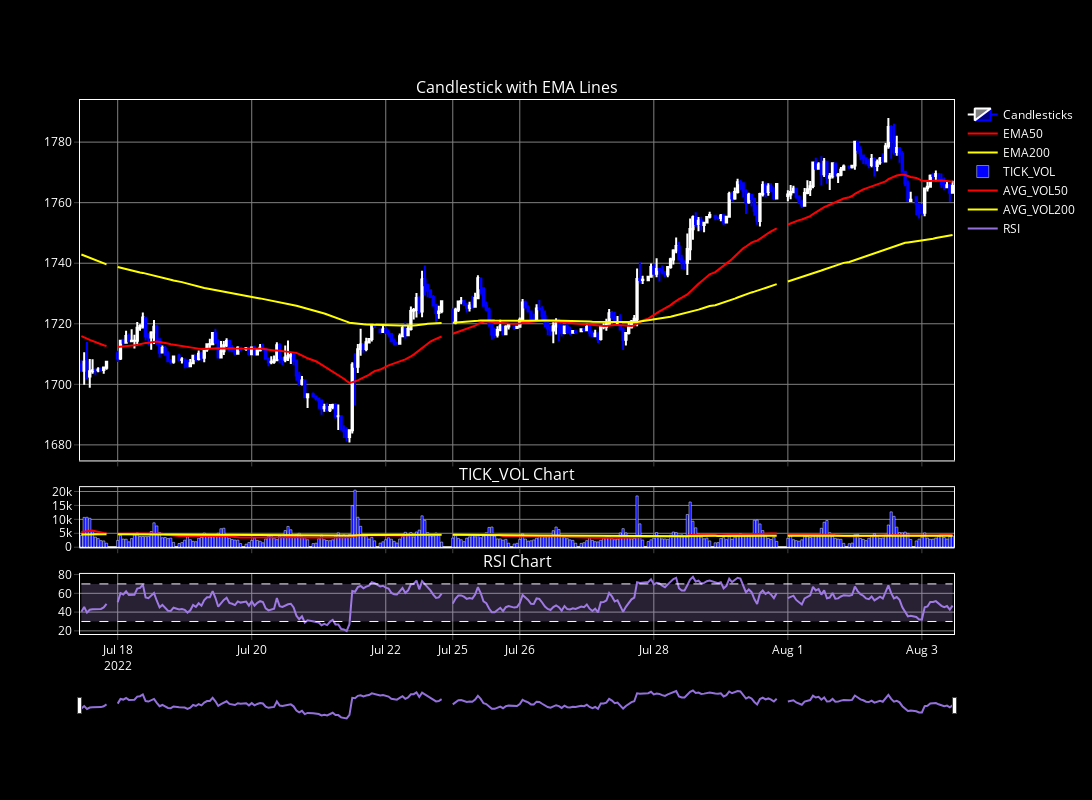

Source (notebook cell):
### Code cell
plot_df(df_1_hour.iloc[15000: 15300, :], 
        path = None,# 'D:/Intraday_trading/Training/Saved_results/plot_df.html', 
        open_tab = False)

### Figure 1 — Plotly figure (JSON) as saved in the notebook; plotly's stock layout.template omitted (floating-point values rounded to 4 significant figures; data arrays with more than 128 entries replaced by an {"elided": "..."} marker saying what was removed)
{"data": [{"close": {"elided": "300 float values"}, "decreasing": {"line": {"color": "blue", "width": 2}}, "high": {"elided": "300 float values"}, "increasing": {"line": {"color": "white", "width": 2}}, "low": {"elided": "300 float values"}, "name": "Candlesticks", "open": {"elided": "300 float values"}, "type": "candlestick", "x": {"elided": "300 str values"}, "xaxis": "x", "yaxis": "y"}, {"line": {"color": "red", "width": 2}, "mode": "lines", "name": "EMA50", "type": "scatter", "x": {"elided": "300 str values"}, "xaxis": "x", "y": {"elided": "300 float values"}, "yaxis": "y"}, {"line": {"color": "yellow", "width": 2}, "mode": "lines", "name": "EMA200", "type": "scatter", "x": {"elided": "300 str values"}, "xaxis": "x", "y": {"elided": "300 float values"}, "yaxis": "y"}, {"marker": {"color": "blue"}, "name": "TICK_VOL", "type": "bar", "x": {"elided": "300 str values"}, "xaxis": "x2", "y": {"elided": "300 int values"}, "yaxis": "y2"}, {"line": {"color": "red", "width": 2}, "mode": "lines", "name": "AVG_VOL50", "type": "scatter", "x": {"elided": "300 str values"}, "xaxis": "x2", "y": {"elided": "300 float values"}, "yaxis": "y2"}, {"line": {"color": "yellow", "width": 2}, "mode": "lines", "name": "AVG_VOL200", "type": "scatter", "x": {"elided": "300 str values"}, "xaxis": "x2", "y": {"elided": "300 float values"}, "yaxis": "y2"}, {"line": {"color": "mediumpurple", "width": 2}, "mode": "lines", "name": "RSI", "type": "scatter", "x": {"elided": "300 str values"}, "xaxis": "x3", "y": {"elided": "300 float values"}, "yaxis": "y3"}], "layout": {"annotations": [{"font": {"size": 16}, "showarrow": false, "text": "Candlestick with EMA Lines", "x": 0.5, "xanchor": "center", "xref": "paper", "y": 1, "yanchor": "bottom", "yref": "paper"}, {"font": {"size": 16}, "showarrow": false, "text": "TICK_VOL Chart", "x": 0.5, "xanchor": "center", "xref": "paper", "y": 0.275, "yanchor": "bottom", "yref": "paper"}, {"font": {"size": 16}, "showarrow": false, "text": "RSI Chart", "x": 0.5, "xanchor": "center", "xref": "paper", "y": 0.1125, "yanchor": "bottom", "yref": "paper"}], "font": {"color": "white"}, "height": 800, "legend": {"x": 1.01, "y": 1}, "paper_bgcolor": "black", "plot_bgcolor": "black", "shapes": [{"line": {"color": "white", "dash": "dash", "width": 1}, "type": "line", "x0": "2022-07-15T11:00:00", "x1": "2022-08-03T11:00:00", "xref": "x3", "y0": 30, "y1": 30, "yref": "y3"}, {"line": {"color": "white", "dash": "dash", "width": 1}, "type": "line", "x0": "2022-07-15T11:00:00", "x1": "2022-08-03T11:00:00", "xref": "x3", "y0": 70, "y1": 70, "yref": "y3"}, {"fillcolor": "rgba(200, 160, 255, 0.2)", "line": {"color": "rgba(255, 255, 255, 0)"}, "type": "rect", "x0": "2022-07-15T11:00:00", "x1": "2022-08-03T11:00:00", "xref": "x3", "y0": 30, "y1": 70, "yref": "y3"}], "width": 1300, "xaxis": {"anchor": "y", "domain": [0, 1], "gridcolor": "grey", "linecolor": "white", "matches": "x3", "mirror": true, "rangebreaks": [{"bounds": ["sat", "mon"]}], "rangeslider": {"bgcolor": "rgba(0,0,0,0.1)", "thickness": 0.05, "visible": false}, "showline": true, "showticklabels": false, "ticks": "outside", "type": "date"}, "xaxis2": {"anchor": "y2", "domain": [0, 1], "gridcolor": "grey", "linecolor": "white", "matches": "x3", "mirror": true, "rangebreaks": [{"bounds": ["sat", "mon"]}], "showline": true, "showticklabels": false, "ticks": "outside"}, "xaxis3": {"anchor": "y3", "domain": [0, 1], "gridcolor": "grey", "linecolor": "white", "mirror": true, "rangebreaks": [{"bounds": ["sat", "mon"]}], "rangeslider": {"thickness": 0.05, "visible": true}, "showline": true, "ticks": "outside"}, "yaxis": {"anchor": "x", "autorange": true, "domain": [0.325, 1], "fixedrange": false, "gridcolor": "grey", "linecolor": "white", "mirror": true, "showline": true, "ticks": "outside"}, "yaxis2": {"anchor": "x2", "autorange": true, "domain": [0.1625, 0.275], "fixedrange": false, "gridcolor": "grey", "linecolor": "white", "mirror": true, "showline": true, "ticks": "outside"}, "yaxis3": {"anchor": "x3", "autorange": true, "domain": [0, 0.1125], "gridcolor": "grey", "linecolor": "white", "mirror": true, "range": [0, 100], "showline": true, "ticks": "outside"}}}
